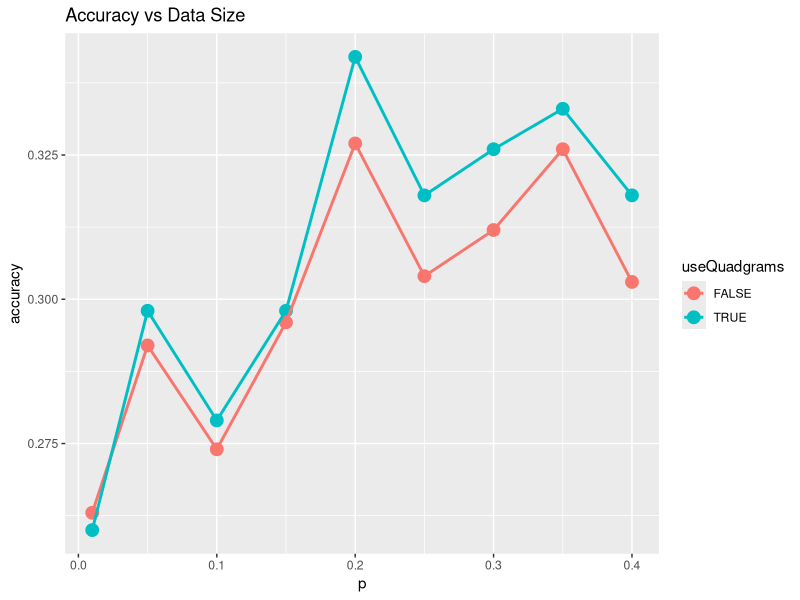
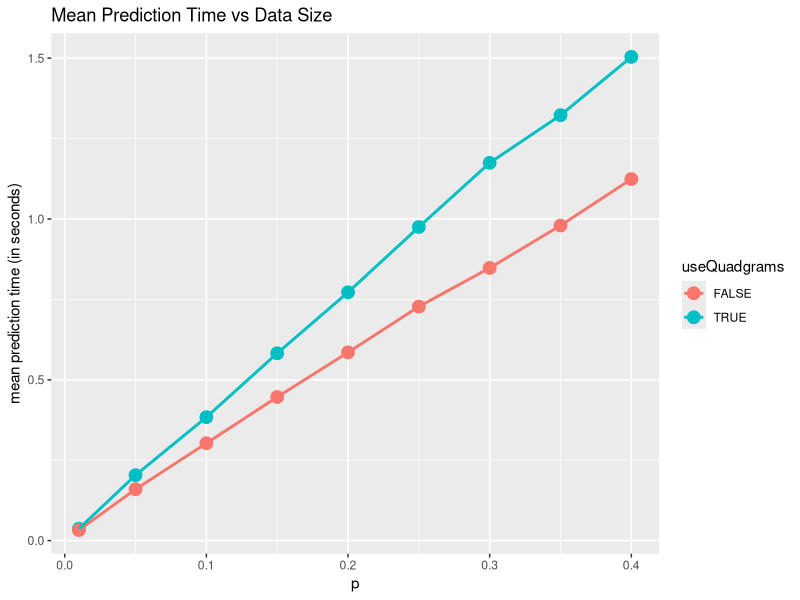
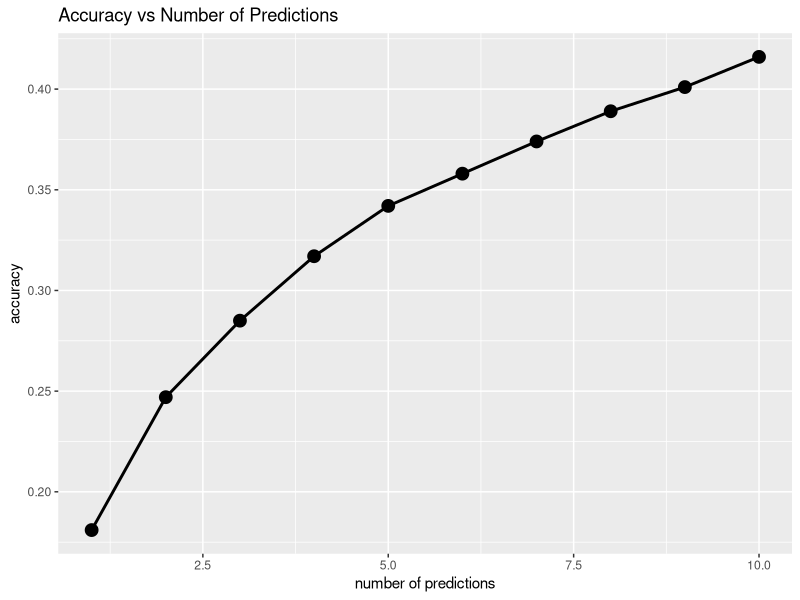
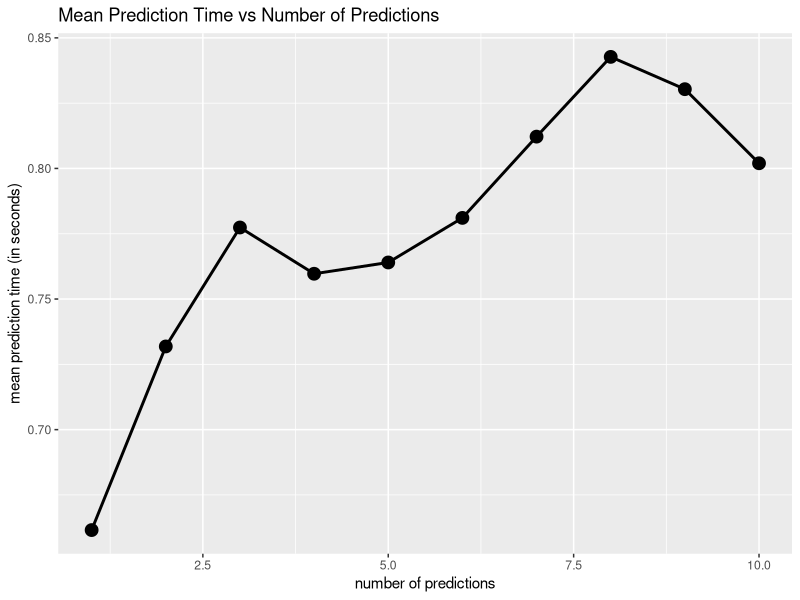

The R source for these figures, in order:
library(dplyr)
library(ggplot2)

df1 <-  read.csv('evaluationResult_p.csv')
df1 <- tbl_df(df1)
df1 <- filter(df1, lazy)

g1 <- ggplot(df1, aes(x = p, y = accuracy, color = useQuadgrams)) +
      geom_point(size = 4) +
      geom_line(size = 1) +
      ggtitle('Accuracy vs Data Size') +
      xlab('p') +
      ylab('accuracy')

png(file = 'accuracy_dataSize.png')
print(g1)
dev.off()

g2 <- ggplot(df1, aes(x = p, y = meanPredictionTime, color = useQuadgrams)) +
      geom_point(size = 4) +
      geom_line(size = 1) +
      ggtitle('Mean Prediction Time vs Data Size') +
      xlab('p') +
      ylab('mean prediction time (in seconds)')

png(file = 'meanPredictionTime_dataSize.png')
print(g2)
dev.off()

df2 <- read.csv('evaluationResult_numPredictions.csv')

g3 <- ggplot(df2, aes(x = numPredictions, y = accuracy)) +
      geom_point(size = 4) +
      geom_line(size = 1) +
      ggtitle('Accuracy vs Number of Predictions') +
      xlab('number of predictions') +
      ylab('accuracy')

png(file = 'accuracy_numPredictions.png')
print(g3)
dev.off()

g4 <- ggplot(df2, aes(x = numPredictions, y = meanPredictionTime)) +
      geom_point(size = 4) +
      geom_line(size = 1) +
      ggtitle('Mean Prediction Time vs Number of Predictions') +
      xlab('number of predictions') +
      ylab('mean prediction time (in seconds)')

png(file = 'meanPredictionTime_numPredictions.png')
print(g4)
dev.off()
